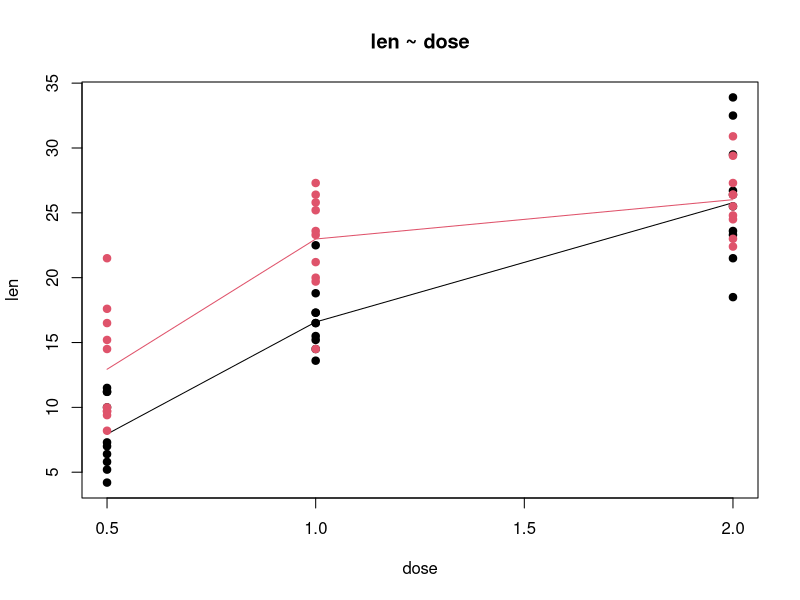

This chart was generated by the following R code:
## ---- chunk 1
vc.supp <- ToothGrowth[ToothGrowth$supp == "VC",]
plot(vc.supp$dose, vc.supp$len, main="len ~ dose", 
     xlab="dose", ylab="len", pch=19)
lines(lowess(vc.supp$len~vc.supp$dose))
oj.supp <- ToothGrowth[ToothGrowth$supp == "OJ",]
points(oj.supp$dose, oj.supp$len,
     xlab="dose", ylab="len", pch=19, col=2)
lines(lowess(oj.supp$len~oj.supp$dose), col=2)
## ---- chunk 2
vc.05 <- ToothGrowth[ToothGrowth$supp == "VC" & ToothGrowth$dose == 0.5,]
vc.05.mean <- mean(vc.05$len)
vc.05.s <- sd(vc.05$len)
vc.05.n <- dim(vc.05)[1]
vc.05.mean + c(-1, 1) * qt(.975, vc.05.n-1) * vc.05.s / sqrt(vc.05.n)
## ---- chunk 3
oj.05 <- ToothGrowth[ToothGrowth$supp == "OJ" & ToothGrowth$dose == 0.5,]
oj.05.mean <- mean(oj.05$len)
oj.05.s <- sd(oj.05$len)
oj.05.n <- dim(oj.05)[1]
oj.05.mean + c(-1, 1) * qt(.975, oj.05.n-1) * oj.05.s / sqrt(oj.05.n)
